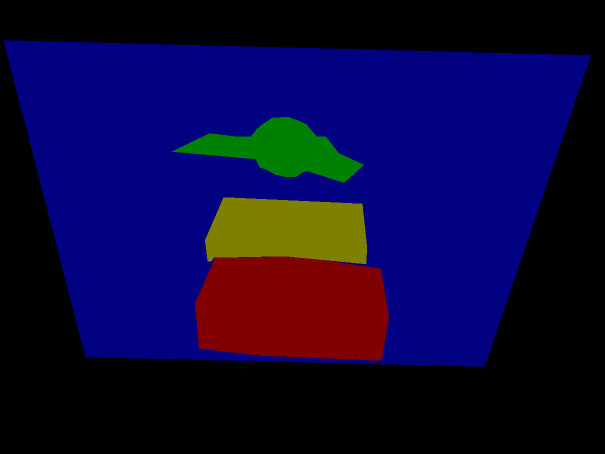
#> input picture examples/tutorial/apc2016_obj3_json/label.png, 1210 x 907 px (shown at 1/2 size)
$ python load_label_png.py
#> lines starting #> are read from the running program, lines starting #| are printed output that depends on the picture
#!/usr/bin/env python

from __future__ import print_function

import os.path as osp

import numpy as np
import PIL.Image


here = osp.dirname(osp.abspath(__file__))


def main():
    label_png = osp.join(here, "apc2016_obj3_json/label.png")
    print("Loading:", label_png)
    print()

    lbl = np.asarray(PIL.Image.open(label_png))
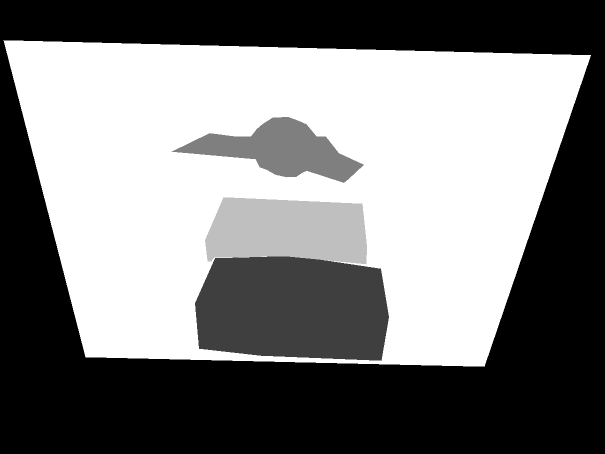
#> lbl: shape (907, 1210) (shown at 1/2 size); min 0, max 4, mean 1.99; drawn with min black and max white
    labels = np.unique(lbl)
#> labels = [0, 1, 2, 3, 4]
    print("labels:", labels)
#| labels: [0 1 2 3 4]

    label_names_txt = osp.join(here, "apc2016_obj3_json/label_names.txt")
#> (the run stopped early here; a loop or call above may not have finished)
